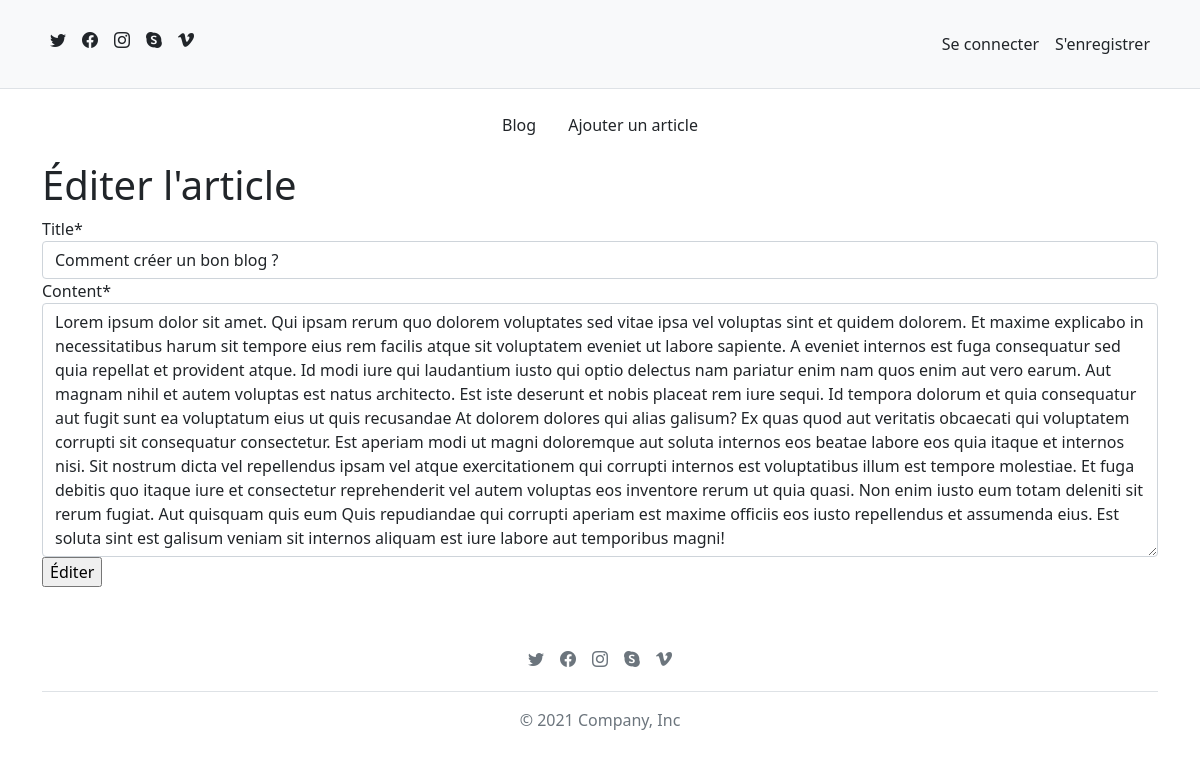
Page /blog/edit/blog2/ on the committed database.
### blog/models.py (models this page shows)
class Article(models.Model):
    category = models.CharField(max_length=100, default="General")
    slug = models.SlugField(max_length=255, unique=True, blank=True)
    title = models.CharField(max_length=100)
    description = models.TextField(max_length=255)
    thumbnail = models.TextField(default="")
    image_content = models.TextField(default="")
    content = models.TextField()
    date = models.DateTimeField(auto_now_add=True)
    author = models.CharField(max_length=30)
    isPublished = models.BooleanField(default=False)

### blog/views.py (the view)
# urls.py: path('edit/<str:slug>/', ArticleEdit.as_view(), name="edit"),
class ArticleEdit(UpdateView):
    model = Article
    template_name = 'blog/article_edit.html'
    fields = ['title', 'content']
    success_url = reverse_lazy("blog:blog-home")

### blog/templates/blog/article_edit.html (shortened to what this page needs)
{% extends './base.html' %}
{% load crispy_forms_tags %}
{% block content %}
<h1>Éditer l'article</h1>
<form method="POST">
    {{ form|crispy }}
    <input type="submit" value="Éditer">
</form>
{% endblock %}

### blog/templates/blog/base.html (shortened to what this page needs)
<html lang="en">
<head>
    {% load static %}
    <link rel="stylesheet" href="{% static 'css/style.css' %}">
    <link href="https://cdn.jsdelivr.net/npm/bootstrap@5.0.2/dist/css/bootstrap.min.css" rel="stylesheet">
    <link rel="stylesheet" href="https://cdn.jsdelivr.net/npm/bootstrap-icons@1.9.1/font/bootstrap-icons.css">
</head>
<body>
    <header class="page-header">
      <nav class="py-4 bg-light border-bottom">
            <div class="container d-flex flex-wrap">
              <ul class="nav me-auto">
                <li class="nav-item"><a href="#" class="nav-link link-dark px-2 active" aria-current="page"><i class="bi bi-twitter"></i>   </a></li>
                <li class="nav-item"><a href="#" class="nav-link link-dark px-2"><i class="bi bi-facebook"></i></a></li>
                <li class="nav-item"><a href="#" class="nav-link link-dark px-2"><i class="bi bi-instagram"></i></a></li>
                <li class="nav-item"><a href="#" class="nav-link link-dark px-2"><i class="bi bi-skype"></i></a></li>
                <li class="nav-item"><a href="#" class="nav-link link-dark px-2"><i class="bi bi-vimeo"></i></a></li>
              </ul>
              <ul class="nav">
                <li class="nav-item"><a href="#" class="nav-link link-dark px-2">Se connecter</a></li>
                <li class="nav-item"><a href="#" class="nav-link link-dark px-2">S'enregistrer</a></li>
              </ul>
            </div>
        </nav>
        <div class="container">
            <header class="d-flex justify-content-center py-3">
              <ul class="nav col-12 col-md-auto mb-2 justify-content-center mb-md-0">
                <li class="nav-item text-dark"><a href="{% url 'blog:blog-home' %}" class="nav-link active text-dark" aria-current="page">Blog</a></li>
                <li class="nav-item text-dark"><a href="{% url 'blog:blog-add_article' %}" class="nav-link text-dark">Ajouter un article</a></li>
              </ul>
            </header>
        </div>
      </header>
    <main class="container">
        <div class="row">
            <div class="col">
            {% block content %}
            {% endblock %}
            </div>
        </div>
    </main>
    <div class="container">
      <footer class="py-3 my-4">
        <ul class="nav justify-content-center border-bottom pb-3 mb-3">
          <li class="nav-item"><a href="#" class="nav-link px-2 text-muted"><i class="bi bi-twitter"></i></a></li>
          <li class="nav-item"><a href="#" class="nav-link px-2 text-muted"><i class="bi bi-facebook"></i></a></li>
          <li class="nav-item"><a href="#" class="nav-link px-2 text-muted"><i class="bi bi-instagram"></i></a></li>
          <li class="nav-item"><a href="#" class="nav-link px-2 text-muted"><i class="bi bi-skype"></i></a></li>
          <li class="nav-item"><a href="#" class="nav-link px-2 text-muted"><i class="bi bi-vimeo"></i></a></li>
        </ul>
        <p class="text-center text-muted">© 2021 Company, Inc</p>
      </footer>
    </div>
</body>
</html>

### DocBlog/static/css/style.css (style rules this page uses)
body { line-height: 27px; font-size: 14px; font-family: "Open Sans", sans-serif; font-weight: normal }

### rows in the picture
Article: title "Comment créer un bon blog ?", content "Lorem ipsum dolor sit amet. Qui ipsam rerum quo dolorem voluptates sed vitae ipsa vel voluptas sint et quidem dolorem. Et maxime explicabo in necessitatibus harum sit tempore eius rem facilis atque sit voluptatem eveniet ut labore sapiente. A eveniet internos est fuga consequatur sed quia repellat et provident atque. Id modi iure qui laudantium iusto qui optio delectus nam pariatur enim nam quos enim aut vero earum. Aut magnam nihil et autem voluptas est natus architecto. Est iste deserunt et nobis placeat rem iure sequi. Id tempora dolorum et quia consequatur aut fugit sunt ea voluptatum eius ut quis recusandae At dolorem dolores qui alias galisum? Ex quas quod aut veritatis obcaecati qui…"
